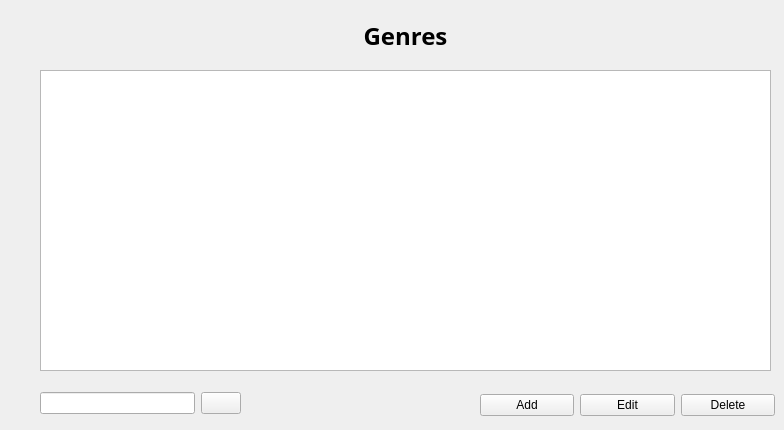
      <widget class="QWidget" name="genres">
       <attribute name="title">
        <string>Genres</string>
       </attribute>
       <widget class="QListView" name="genresListView_fp">
        <property name="geometry">
         <rect>
          <x>40</x>
          <y>70</y>
          <width>731</width>
          <height>301</height>
         </rect>
        </property>
       </widget>
       <widget class="QLabel" name="label_fp_4">
        <property name="geometry">
         <rect>
          <x>40</x>
          <y>20</y>
          <width>731</width>
          <height>31</height>
         </rect>
        </property>
        <property name="font">
         <font>
          <family>Work Sans</family>
          <pointsize>18</pointsize>
          <bold>true</bold>
         </font>
        </property>
        <property name="text">
         <string>Genres</string>
        </property>
        <property name="alignment">
         <set>Qt::AlignCenter</set>
        </property>
       </widget>
       <widget class="QWidget" name="layoutWidget_4">
        <property name="geometry">
         <rect>
          <x>480</x>
          <y>390</y>
          <width>295</width>
          <height>31</height>
         </rect>
        </property>
        <layout class="QHBoxLayout" name="horizontalLayout_7">
         <item>
          <widget class="QPushButton" name="AddGenres_fp">
           <property name="text">
            <string>Add</string>
           </property>
          </widget>
         </item>
         <item>
          <widget class="QPushButton" name="EditGenres_fp">
           <property name="text">
            <string>Edit</string>
           </property>
          </widget>
         </item>
         <item>
          <widget class="QPushButton" name="deleteGenres_fp">
           <property name="text">
            <string>Delete</string>
           </property>
          </widget>
         </item>
        </layout>
       </widget>
       <widget class="QWidget" name="layoutWidget_10">
        <property name="geometry">
         <rect>
          <x>40</x>
          <y>390</y>
          <width>201</width>
          <height>26</height>
         </rect>
        </property>
        <layout class="QHBoxLayout" name="horizontalLayout_5">
         <item>
          <widget class="QLineEdit" name="SearchGenreInput_fp"/>
         </item>
         <item>
          <widget class="QPushButton" name="SearchGenreButton_fp">
           <property name="text">
            <string/>
           </property>
          </widget>
         </item>
        </layout>
       </widget>
      </widget>
